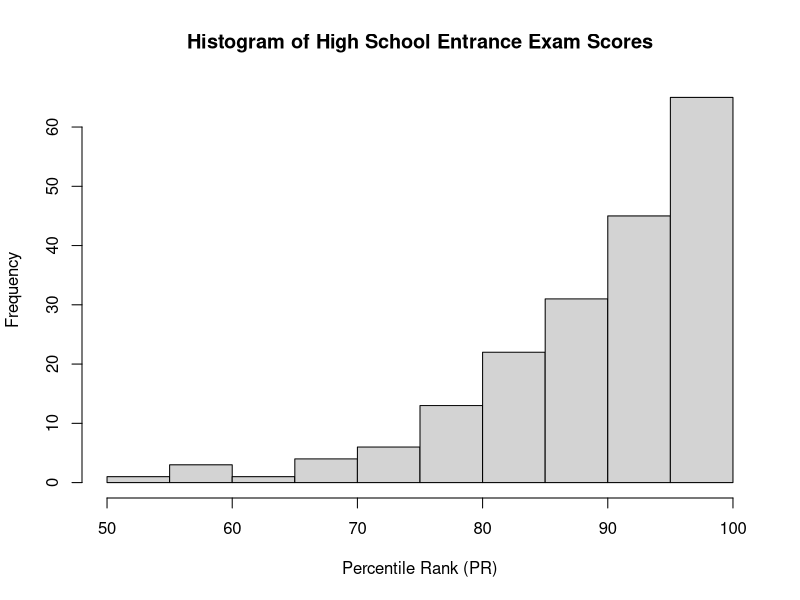
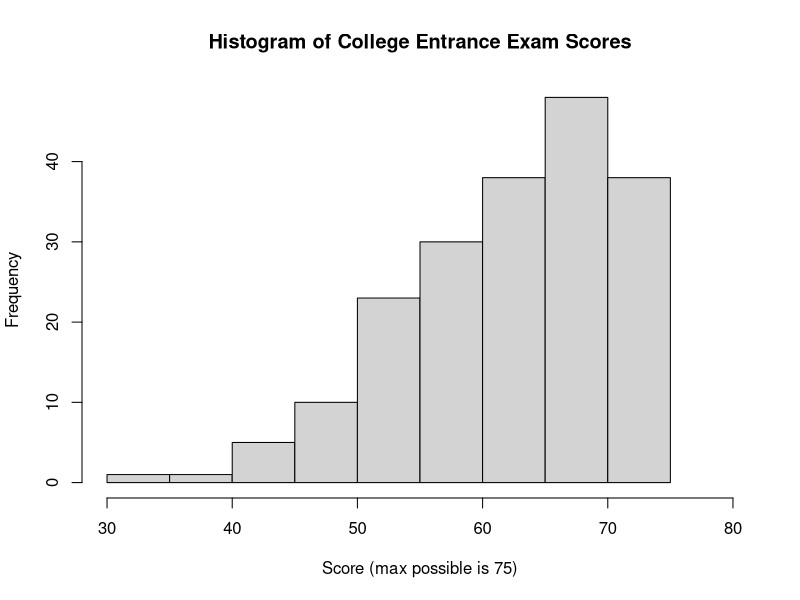
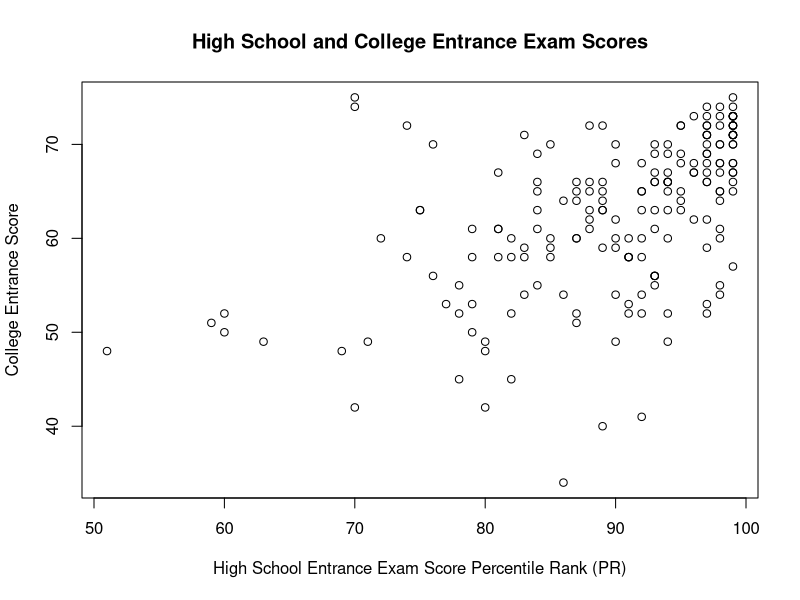
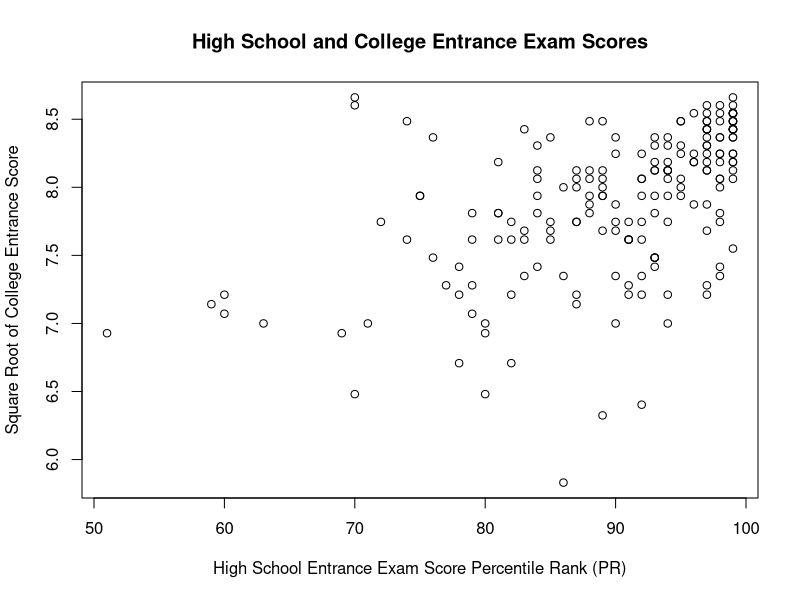
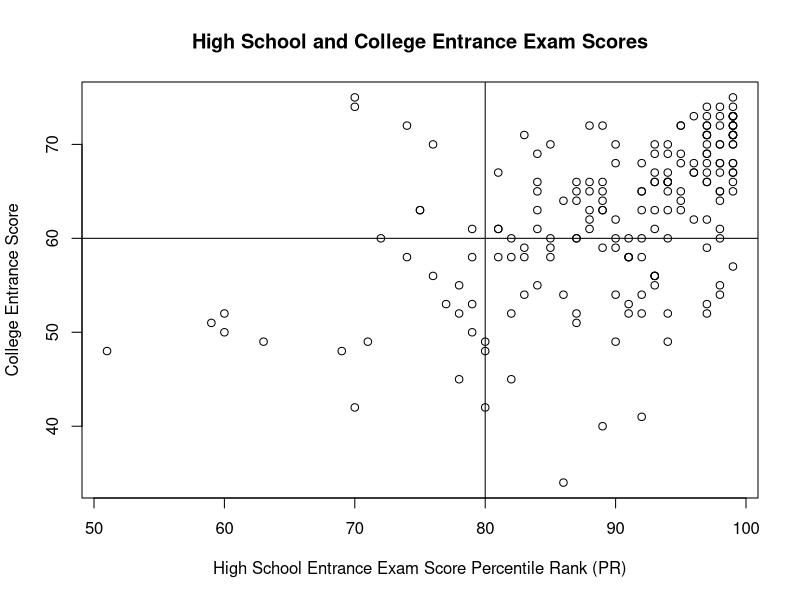

These figures' R source, in order:
## ---- chunk 1
knitr::opts_chunk$set(echo = TRUE)
## ---- chunk 2
data = read.csv("ptt_SENIORHIGH_data.csv")
names(data)[1] = "pttID"

data[1:10,]
## ---- chunk 3
# High school entrance exam scores: Remove missing values
uni_HS_score = data$HighSchool_PR[which(data$HighSchool_PR != -1)]

summary(uni_HS_score)

hist(uni_HS_score, main = "Histogram of High School Entrance Exam Scores",
     xlab="Percentile Rank (PR)")
## ---- chunk 4
# College entrance exam scores: Remove missing values
uni_college_score = data$College_Score[which(data$College_Score != -1)]

summary(uni_college_score)

hist(uni_college_score, main="Histogram of College Entrance Exam Scores",
     xlab="Score (max possible is 75)",xlim=c(30,80))
## ---- chunk 5
missing_rows = which(data$HighSchool_PR == "-1" | data$College_Score == "-1")
# Indices: 6  19  71  85  88  96 132 183 195 => nine in total

# Remove missing data
data_corr = data[-missing_rows,]

plot(data_corr$HighSchool_PR, data_corr$College_Score,
     main = "High School and College Entrance Exam Scores",
     xlab="High School Entrance Exam Score Percentile Rank (PR)",
     ylab="College Entrance Score")
## ---- chunk 6
cor(data_corr$HighSchool_PR, data_corr$College_Score)
## ---- chunk 7
# data version: already removed missing data
# data_corr = data[-missing_rows,]

plot(data_corr$HighSchool_PR, sqrt(data_corr$College_Score),
     main = "High School and College Entrance Exam Scores",
     xlab="High School Entrance Exam Score Percentile Rank (PR)",
     ylab="Square Root of College Entrance Score")
## ---- chunk 8
cor(data_corr$HighSchool_PR, sqrt(data_corr$College_Score))
## ---- chunk 9
plot(data_corr$HighSchool_PR, data_corr$College_Score,
     main = "High School and College Entrance Exam Scores",
     xlab="High School Entrance Exam Score Percentile Rank (PR)",
     ylab="College Entrance Score")

abline(h=60,v=80)
## ---- chunk 10
data_corr$HS_80up = data_corr$HighSchool_PR >= 80
data_corr$CS_60up = data_corr$College_Score >=60

contingency = table(data_corr$HS_80up, data_corr$CS_60up,
                    dnn=c("HighSchool_80up","College_60up"))

contingency
## ---- chunk 11
prop.table(contingency)
## ---- chunk 12
round(prop.table(contingency),4)
